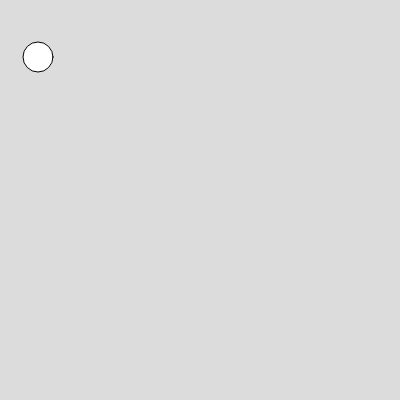
Frame 1 (no input)
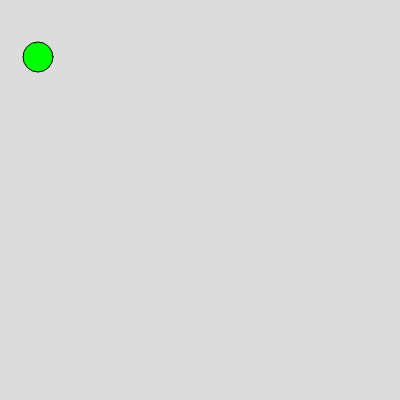
Frame 60 (no input)
Frame 120 (the mouse pressed at the canvas centre since frame 60): identical to frame 60, image omitted

The p5.js sketch that drew these frames (run headless with seeded random() and noise() and a simulated clock; from frame 60 on, the mouse is pressed at the canvas centre):

// p5.js sketch
// ── sketch.js
var ball = {

  x: 38,
  y: 57,
  r: 12,
  color: ["red", "lime", "cyan"]
}



function setup() {
  createCanvas(400, 400);
}

function draw() {
  background(220);
  
  ball.r = 30;
  circle(ball.x, ball.y, ball.r);
  fill(ball.color[1]);
}
